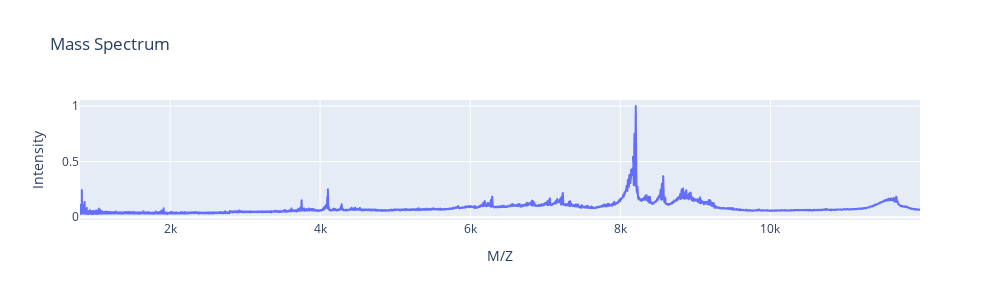

The notebook cell this image was saved under:
### Markdown cell above
In order to identify the M/Z value for the associated peak, let's plot the spectrogram in an interactive plot. Note that intensity here actually refers to the scaled intensity.

### Code cell
px.line(cs, x=cs['M/Z'],y=cs['Intensity'], width = 1000, height = 300, title='Mass Spectrum')

### Figure 1 — Plotly figure (JSON) as saved in the notebook; plotly's stock layout.template omitted (floating-point values rounded to 4 significant figures; data arrays with more than 128 entries replaced by an {"elided": "..."} marker saying what was removed)
{"data": [{"hovertemplate": "M/Z=%{x}<br>Intensity=%{y}<extra></extra>", "legendgroup": "", "line": {"color": "#636efa", "dash": "solid"}, "mode": "lines", "name": "", "showlegend": false, "type": "scattergl", "x": {"elided": "6771 float values"}, "xaxis": "x", "y": {"elided": "6771 float values"}, "yaxis": "y"}], "layout": {"height": 300, "legend": {"tracegroupgap": 0}, "title": {"text": "Mass Spectrum"}, "width": 1000, "xaxis": {"anchor": "y", "domain": [0, 1], "title": {"text": "M/Z"}}, "yaxis": {"anchor": "x", "domain": [0, 1], "title": {"text": "Intensity"}}}}
